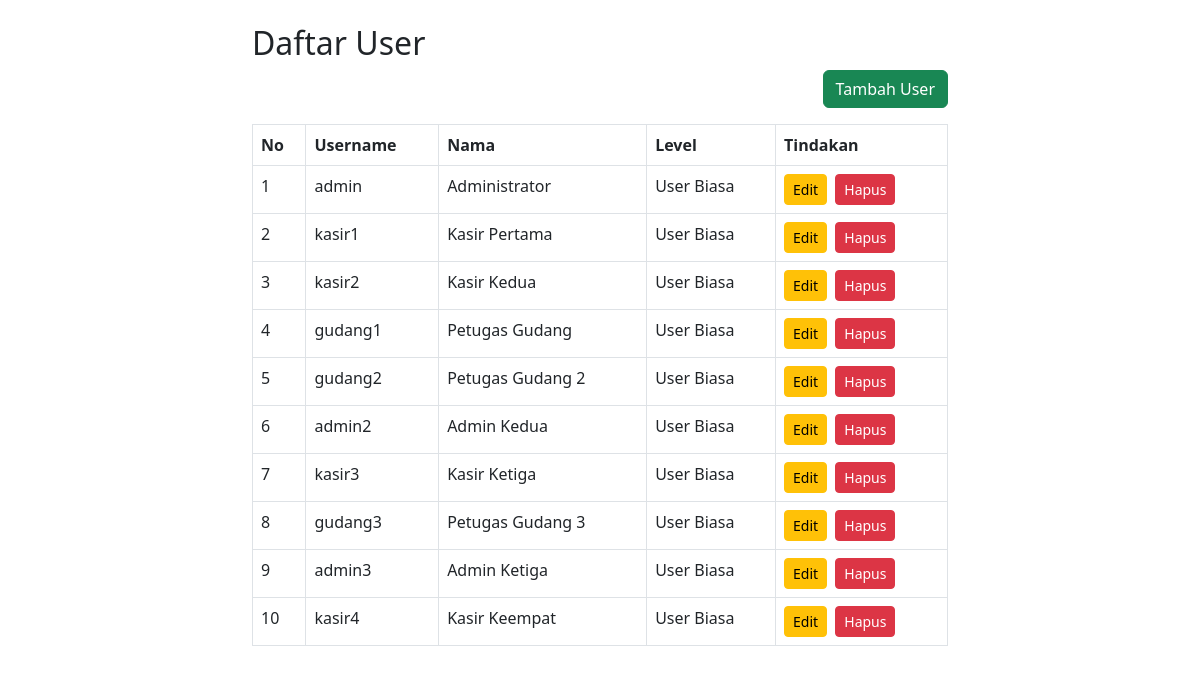
Screenshot of /TPP8/index.php with the database file from the repository.
### tables this page shows
CREATE TABLE `user` (
  `id_user` tinyint(2) NOT NULL,
  `username` varchar(30) NOT NULL,
  `password` varchar(35) NOT NULL,
  `nama` varchar(50) NOT NULL,
  `alamat` varchar(150) NOT NULL,
  `hp` varchar(20) NOT NULL,
  `level` tinyint(1) NOT NULL
);

### TPP8/index.php (the view, shortened to what this page needs)
<?php
include('koneksi.php');
?>
<!DOCTYPE html>
<html lang="en">
<head>
    <link href="https://cdn.jsdelivr.net/npm/bootstrap@5.3.0-alpha1/dist/css/bootstrap.min.css" rel="stylesheet">
</head>
<body>
    <div class="container mt-4" style="max-width: 60%;">
        <h2>Daftar User</h2>
        <a href="tambah_user.php" class="btn btn-success mb-3 float-end">Tambah User</a>
        <table class="table table-bordered">
            <thead>
                <tr>
                    <th>No</th>
                    <th>Username</th>
                    <th>Nama</th>
                    <th>Level</th>
                    <th>Tindakan</th>
                </tr>
            </thead>
            <tbody>
                <?php
                $query = "SELECT * FROM user";
                $result = mysqli_query($conn, $query);
                $no = 1;
                while ($user = mysqli_fetch_assoc($result)):
                ?>
                    <tr>
                        <td><?php echo $no++; ?></td>
                        <td><?php echo $user['username']; ?></td>
                        <td><?php echo $user['nama']; ?></td>
                        <td><?php echo $user['level'] == 1 ? 'Admin' : 'User Biasa'; ?></td>
                        <td>
                            <a href="#?id=<?php echo $user['id_user']; ?>" class="btn btn-warning btn-sm me-1">Edit</a>
                            <a href="#?id=<?php echo $user['id_user']; ?>" onclick="return confirm('Yakin ingin menghapus?')" class="btn btn-danger btn-sm">Hapus</a>
                        </td>
                    </tr>
                <?php endwhile; ?>
            </tbody>
        </table>
    </div>
</body>
</html>

### TPP8/index.php (style rules this page uses)
.btn-warning { background-color: #ffc107; border-color: #ffc107; }
.btn-danger { background-color: #dc3545; border-color: #dc3545; }

### rows the page displays
user: username "admin", nama "Administrator", level "User Biasa"
user: username "kasir1", nama "Kasir Pertama", level "User Biasa"
user: username "kasir2", nama "Kasir Kedua", level "User Biasa"
user: username "gudang1", nama "Petugas Gudang", level "User Biasa"
user: username "gudang2", nama "Petugas Gudang 2", level "User Biasa"
user: username "admin2", nama "Admin Kedua", level "User Biasa"
user: username "kasir3", nama "Kasir Ketiga", level "User Biasa"
user: username "gudang3", nama "Petugas Gudang 3", level "User Biasa"
user: username "admin3", nama "Admin Ketiga", level "User Biasa"
user: username "kasir4", nama "Kasir Keempat", level "User Biasa"
